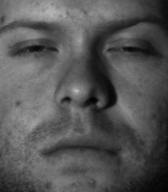
#> input picture Task5/DataSet/Train/yaleB01_P00A+025E+00.jpg, 168 x 192 px; its folder holds 4 pictures in this run
$ python Recognition.py
#> lines starting #> are read from the running program, lines starting #| are printed output that depends on the picture
from tkinter import Toplevel, Label
import matplotlib.pyplot as plt #plot import
import matplotlib.colors  #color import
import numpy as np  #importing numpy
from PIL import Image #importing PIL to read all kind of images
from PIL import ImageTk
import glob
import cv2


def reading_faces_and_displaying():
    face_array = []
    for face_images in glob.glob('G:/SBME/CV/Tasks/PCA-and-Eigen-Faces/Eigenfaces/Train/*.jpg'): # assuming jpg
        face_image=Image.open(face_images)
#> face_image is the input picture: PIL image 168x192 L; min 1, max 189, mean 85.5
        face_image = np.asarray(face_image,dtype=float)/255.0
#> face_image: shape (192, 168) float64
        face_array.append(face_image)
    face_array=np.asarray(face_array)
    return face_array
def performing_pca(face_array):
    mean = np.mean(face_array, 0)
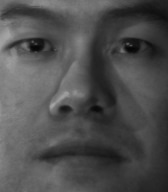
#> mean: shape (192, 168) float64; min 0.0157, max 0.65, mean 0.309
    flatten_Array = []
    for x in range(len(face_array)):
        flat_Array = face_array[x].flatten()
        flatten_Array.append(flat_Array)
    flatten_Array = np.asarray(flatten_Array)
    mean = mean.flatten()
    # [9 lines of commented-out code are left out]
    return mean,flatten_Array,

def Eigen():
    face_array=reading_faces_and_displaying()
    mean,flatten_Array=performing_pca(face_array) # eigen_values,eigen_vectors
    substract_mean_from_original = np.subtract(flatten_Array, mean)
    U, s, V = np.linalg.svd(substract_mean_from_original, full_matrices=False)
    print("marwa khody balek",len(V))
    Eigen_faces=[]
    for x in range(V.shape[0]):
        fig=np.reshape(V[x],(425,425))
        Eigen_faces.append(fig)
    return Eigen_faces,face_array,mean,substract_mean_from_original,V

# [44 lines left out: functions class_face, returning_vector, reading_test_images, not called in this run]

def function():
    Eigen_faces,face_array,mean,substract_mean_from_original,V = Eigen()
    test_flat_images,test_images=reading_test_images()
    test_from_mean=np.subtract(test_flat_images,mean)

    k=15
    print("FACES FOR K=2")
    class_face(k,test_from_mean,test_flat_images,V,substract_mean_from_original,face_array)

#> (the run stopped early here; a loop or call above may not have finished)
